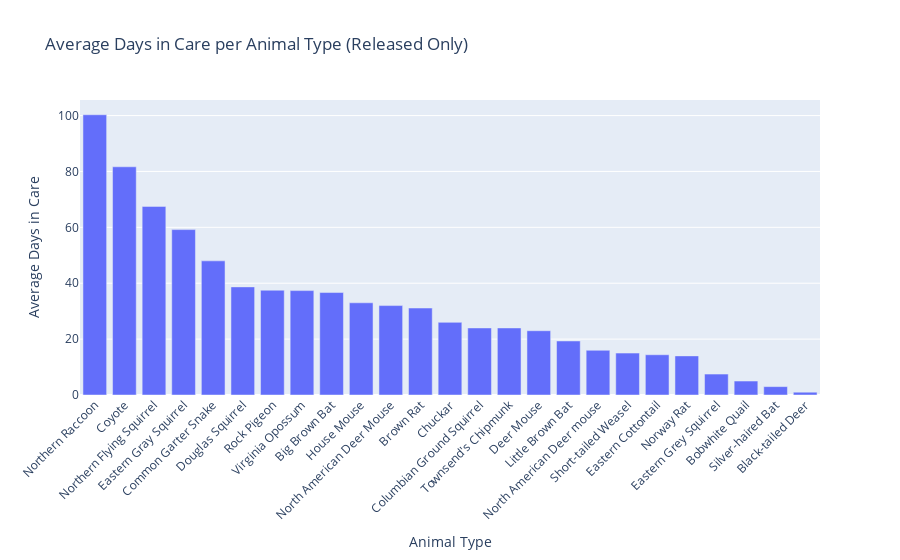

Source (notebook cell):
### Markdown cell above
## Average number of days of care by Animal Common Name

### Code cell
released_df = df[df["patients_disposition"] == "Released"]

# Drop missing or invalid values
released_df = released_df.dropna(subset=["patients_days_in_care", "patients_common_name"])
released_df["patients_days_in_care"] = pd.to_numeric(released_df["patients_days_in_care"], errors='coerce')

# Compute average days in care per animal type
avg_days = (
    released_df
    .groupby("patients_common_name")["patients_days_in_care"]
    .mean()
    .sort_values(ascending=False)
    .reset_index()
)

# Plot using Plotly
fig = px.bar(
    avg_days,
    x="patients_common_name",
    y="patients_days_in_care",
    title="Average Days in Care per Animal Type (Released Only)",
    labels={"patients_common_name": "Animal Type", "patients_days_in_care": "Average Days in Care"},
    hover_data={"patients_days_in_care": ':.2f'}
)

fig.update_layout(xaxis_tickangle=-45)
fig.show()
fig.write_html("days_before_release.html")

### Figure 1 — Plotly figure (JSON) as saved in the notebook; plotly's stock layout.template omitted (floating-point values rounded to 4 significant figures)
{"data": [{"hovertemplate": "Animal Type=%{x}<br>Average Days in Care=%{y:.2f}<extra></extra>", "legendgroup": "", "marker": {"color": "#636efa", "pattern": {"shape": ""}}, "name": "", "orientation": "v", "showlegend": false, "textposition": "auto", "x": ["Northern Raccoon", "Coyote", "Northern Flying Squirrel", "Eastern Gray Squirrel", "Common Garter Snake", "Douglas Squirrel", "Rock Pigeon", "Virginia Opossum", "Big Brown Bat", "House Mouse", "North American Deer Mouse", "Brown Rat", "Chuckar", "Columbian Ground Squirrel", "Townsend's Chipmunk", "Deer Mouse", "Little Brown Bat", "North American Deer mouse", "Short-tailed Weasel", "Eastern Cottontail", "Norway Rat", "Eastern Grey Squirrel", "Bobwhite Quail", "Silver-haired Bat", "Black-tailed Deer"], "xaxis": "x", "y": [100.3, 81.67, 67.5, 59.19, 48.0, 38.69, 37.5, 37.36, 36.67, 33.0, 32.0, 31.12, 26.0, 24.0, 24.0, 23.0, 19.33, 16.0, 15.0, 14.4, 14.0, 7.5, 5.0, 3.0, 1.0], "yaxis": "y", "type": "bar"}], "layout": {"xaxis": {"anchor": "y", "domain": [0.0, 1.0], "title": {"text": "Animal Type"}, "tickangle": -45}, "yaxis": {"anchor": "x", "domain": [0.0, 1.0], "title": {"text": "Average Days in Care"}}, "legend": {"tracegroupgap": 0}, "title": {"text": "Average Days in Care per Animal Type (Released Only)"}, "barmode": "relative"}}
